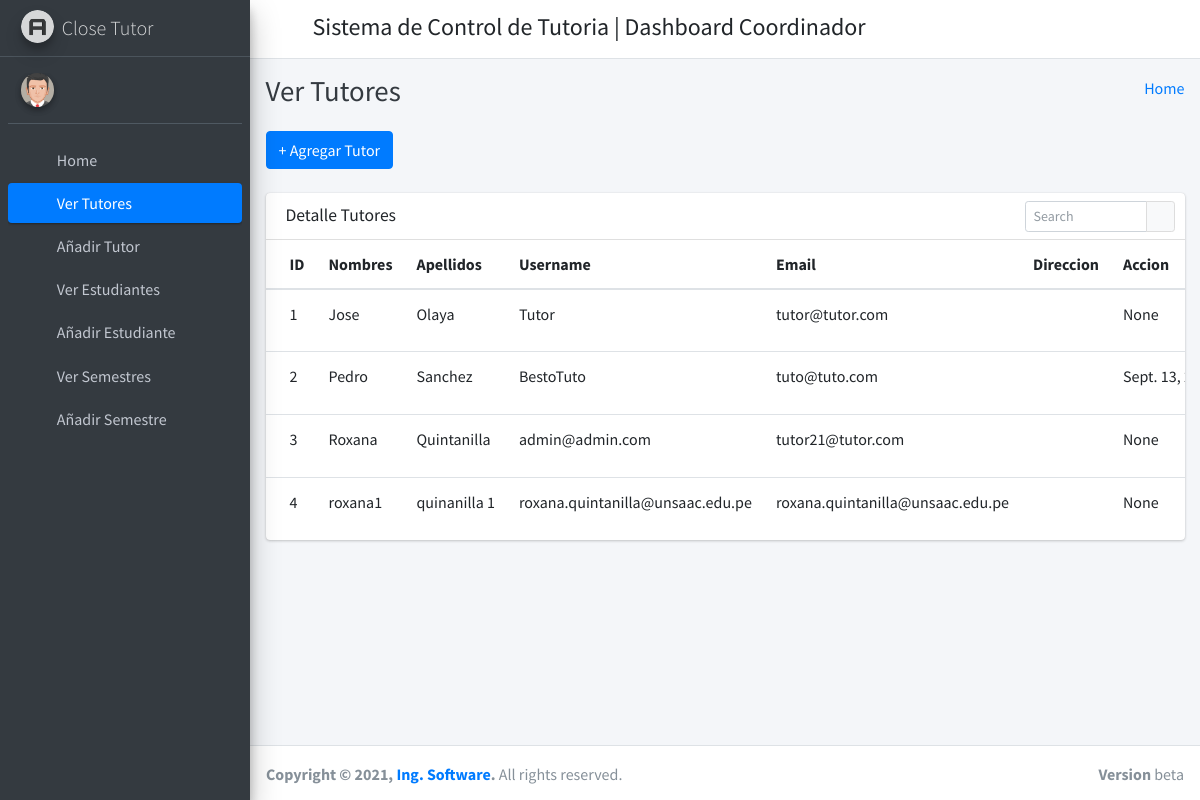
Screenshot of /manage_staff/ (signed in) with the database file from the repository.
### app/models.py (models this page shows)
class Tutor(models.Model):
    id = models.AutoField(primary_key=True)
    admin = models.OneToOneField(CustomUser, on_delete = models.CASCADE)
    address = models.CharField("Direccion", max_length=100)
    created_at = models.DateTimeField(auto_now_add=True)
    updated_at = models.DateTimeField(auto_now=True)
    objects = models.Manager()

class CustomUser(AbstractUser):
    user_type_data = ((1, "COORDINADOR"), (2, "TUTOR"), (3, "ESTUDIANTE"))
    user_type = models.CharField(default=1, choices=user_type_data, max_length=20)

### app/HodViews.py (the view)
# urls.py: path('manage_staff/', HodViews.manage_staff, name="manage_staff"),
def manage_staff(request):
    staffs = Tutor.objects.all()
    context = {
        "staffs": staffs
    }
    return render(request, "hod_template/manage_staff_template.html", context)

### app/LoginCheckMiddleWare.py (called while the page is built, shortened)
    def process_view(self, request, view_func, view_args, view_kwargs):
        modulename = view_func.__module__
        user = request.user
        if user.is_authenticated:
            if user.user_type == "1":
                if modulename == "app.HodViews":
                    pass
                elif modulename == "app.views" or modulename == "django.views.static":
                    pass
                else:
                    return redirect("admin_home")
            else:
                return redirect("login")
        else:
            if request.path == reverse("login") or request.path == reverse("doLogin"):
                pass
            else:
                return redirect("login")

### app/templates/hod_template/manage_staff_template.html (shortened to what this page needs)
{% extends 'hod_template/base_template.html' %}
{% block page_title %}
    Ver Tutores
{% endblock page_title %}
{% block main_content %}
{% load static %}
<section class="content">
        <div class="container-fluid">
            <a class="btn btn-primary" href="{% url 'add_staff' %}" role="button">+ Agregar Tutor</a> <br/>&nbsp;
            <div class="row">
                <div class="col-md-12">
                    <div class="card">
                        <div class="card-header">
                            <h3 class="card-title">Detalle Tutores</h3>
                            <div class="card-tools">
                            <div class="input-group input-group-sm" style="width: 150px;">
                                <input type="text" name="table_search" class="form-control float-right" placeholder="Search">
                                <div class="input-group-append">
                                <button type="submit" class="btn btn-default"><i class="fas fa-search"></i></button>
                                </div>
                            </div>
                            </div>
                        </div>
                        <div class="card-body table-responsive p-0">
                            <table class="table table-hover text-nowrap">
                            <thead>
                                <tr>
                                <th>ID</th>
                                <th>Nombres</th>
                                <th>Apellidos</th>
                                <th>Username</th>
                                <th>Email</th>
                                <th>Direccion</th>
                                <th>Accion</th>
                                </tr>
                            </thead>
                            <tbody>
                                {% for staff in staffs %}
                                <tr>
                                <td>{{ staff.id }}</td>
                                <td>{{ staff.admin.first_name }}</td>
                                <td>{{ staff.admin.last_name }}</td>
                                <td>{{ staff.admin.username }}</td>
                                <td>{{ staff.admin.email }}</td>
                                <td>{{ staff.address }}</td>
                                <td>{{ staff.admin.last_login }}</td>
                                </tr>
                                {% endfor %}
                            </tbody>
                            </table>
                        </div>
                        </div>
                </div>
            </div>
        </div>
      </section>
  {% endblock main_content %}

### app/templates/hod_template/base_template.html (shortened to what this page needs)
{% load static %}
<!DOCTYPE html>
<html>
<head>
  <link rel="stylesheet" href="{% static "fontawesome-free/css/all.min.css" %}">
  <link rel="stylesheet" href="https://code.ionicframework.com/ionicons/2.0.1/css/ionicons.min.css">
  <link rel="stylesheet" href="{% static 'tempusdominus-bootstrap-4/css/tempusdominus-bootstrap-4.min.css' %}">
  <link rel="stylesheet" href="{% static "icheck-bootstrap/icheck-bootstrap.min.css" %}">
  <link rel="stylesheet" href="{% static "jqvmap/jqvmap.min.css" %}">
  <link rel="stylesheet" href="{% static 'dist/css/adminlte.min.css'  %}">
  <link rel="stylesheet" href="{% static "overlayScrollbars/css/OverlayScrollbars.min.css" %}">
  <link rel="stylesheet" href="{% static "daterangepicker/daterangepicker.css" %}">
  <link rel="stylesheet" href="{% static "summernote/summernote-bs4.css" %}">
</head>
<body class="hold-transition sidebar-mini layout-fixed">
  <div class="wrapper">
    <nav class="main-header navbar navbar-expand navbar-white navbar-light">
      <ul class="navbar-nav">
        <li class="nav-item">
          <a class="nav-link" data-widget="pushmenu" href="#" role="button"><i class="fas fa-bars"></i></a>
        </li>
      </ul>
      <h4 style="margin-left: 10px; margin-top: 5px;">Sistema de Control de Tutoria | Dashboard Coordinador</h4>
      <ul class="navbar-nav ml-auto">
      <li class="nav-item dropdown">
        <a class="nav-link" data-toggle="dropdown" href="#" aria-expanded="false">
          <i class="fas fa-cog"></i>
        </a>
      </li>
    </ul>
    </nav>
    {% include 'hod_template/sidebar_template.html' with user=user id=id %}
    <div class="content-wrapper">
      <div class="content-header">
        <div class="container-fluid">
          <div class="row mb-2">
            <div class="col-sm-6">
              <h1 class="m-0 text-dark">
                {% block page_title %}
                {% endblock page_title %}
              </h1>
            </div>
            <div class="col-sm-6">
              <ol class="breadcrumb float-sm-right">
                <li class="breadcrumb-item"><a href="{% url 'admin_home' %}">Home</a></li>
              </ol>
            </div>
          </div>
        </div>
      </div>
      {% block main_content %}
      {% endblock main_content %}
    </div>
    {% include 'hod_template/footer.html' %}
  </div>
</body>
</html>

### app/templates/hod_template/sidebar_template.html (shortened to what this page needs)
{% load static %}
<aside class="main-sidebar sidebar-dark-primary elevation-4">
      <a href="{% url 'admin_home' %}" class="brand-link">
        <img src="{% static 'dist/img/AdminLTELogo.png' %}" alt="AdminLTE Logo" class="brand-image img-circle elevation-3"
            style="opacity: .8">
        <span class="brand-text font-weight-light">Close Tutor</span>
      </a>
      <div class="sidebar">
        <div class="user-panel mt-3 pb-3 mb-3 d-flex">
          <div class="image">
            <img src="{% static 'dist/img/user2-160x160.jpg' %}" class="img-circle elevation-2" alt="User Image">
          </div>
          <div class="info">
          </div>
        </div>
        <nav class="mt-2">
          <ul class="nav nav-pills nav-sidebar flex-column" data-widget="treeview" role="menu" data-accordion="false">
            <li class="nav-item">
              {% url 'admin_home' as admin_home %}
              <a href="{{ admin_home }}" class="nav-link {% if request.path == admin_home %} active {% endif %}">
                <i class="nav-icon fas fa-tachometer-alt"></i>
                <p>
                  Home
                </p>
              </a>
            </li>
            <li class="nav-item">
              {% url 'manage_staff' as manage_staff %}
              {% url 'edit_staff' staff_id=id as edit_staff %}
              <a href="{{ manage_staff }}" class="nav-link {% if request.path == manage_staff %} active {% endif %} {% if request.path == edit_staff %} active {% endif %}">
                <i class="nav-icon fas fa-chalkboard-teacher"></i>
                <p>
                  Ver Tutores
                </p>
              </a>
            </li>
            <li class="nav-item">
              {% url 'add_staff' as add_staff %}
              <a href="{{ add_staff }}" class="nav-link {% if request.path == add_staff %} active {% endif %}">
                <i class="nav-icon fas fa-th"></i>
                <p>
                  Añadir Tutor
                </p>
              </a>
            </li>
            <li class="nav-item">
              {% url 'manage_student' as manage_student %}
              {% url 'edit_student' student_id=id as edit_student %}
              <a href="{{ manage_student }}" class="nav-link {% if request.path == manage_student %} active {% endif %} {% if request.path == edit_student %} active {% endif %}">
                <i class="nav-icon fas fa-user-graduate"></i>
                <p>
                  Ver Estudiantes
                </p>
              </a>
            </li>
            <li class="nav-item">
              {% url 'add_student' as add_student %}
              <a href="{{ add_student }}" class="nav-link {% if request.path == add_student %} active {% endif %}">
                <i class="nav-icon fas fa-th"></i>
                <p>
                  Añadir Estudiante
                </p>
              </a>
            </li>
            <li class="nav-item">
              {% url 'manage_session' as manage_session %}
              {% url 'edit_session' session_id=id as edit_session %}
              <a href="{{ manage_session }}" class="nav-link {% if request.path == manage_session %} active {% endif %} {% if request.path == edit_session %} active {% endif %}">
                <i class="nav-icon fas fa-graduation-cap"></i>
                <p>
                  Ver Semestres
                </p>
              </a>
            </li>
            <li class="nav-item">
              {% url 'add_session' as add_session %}
              <a href="{{ add_session }}" class="nav-link {% if request.path == add_session %} active {% endif %}">
                <i class="nav-icon fas fa-th"></i>
                <p>
                  Añadir Semestre
                </p>
              </a>
            </li>
          </ul>
        </nav>
      </div>
    </aside>

### app/templates/hod_template/footer.html
<footer class="main-footer">
      <strong>Copyright &copy; {% now "Y" %}, <a href="#">Ing. Software</a>.</strong>
      All rights reserved.
      <div class="float-right d-none d-sm-inline-block">
        <b>Version</b> beta
      </div>
    </footer>

### rows the page displays
Tutor: id "1", admin.first_name "Jose", admin.last_name "Olaya", admin.username "Tutor", admin.email "tutor@tutor.com", admin.last_login "None"
Tutor: id "2", admin.first_name "Pedro", admin.last_name "Sanchez", admin.username "BestoTuto", admin.email "tuto@tuto.com", admin.last_login "Sept. 13,…"
Tutor: id "3", admin.first_name "Roxana", admin.last_name "Quintanilla", admin.username "admin@admin.com", admin.email "tutor21@tutor.com", admin.last_login "None"
Tutor: id "4", admin.first_name "roxana1", admin.last_name "quinanilla 1", admin.username "roxana.quintanilla@unsaac.edu.pe", admin.email "roxana.quintanilla@unsaac.edu.pe", admin.last_login "None"
